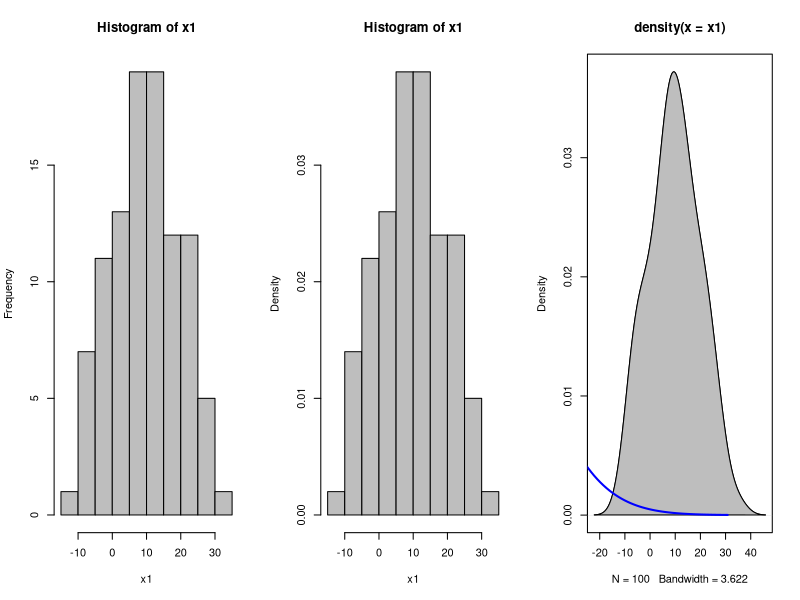
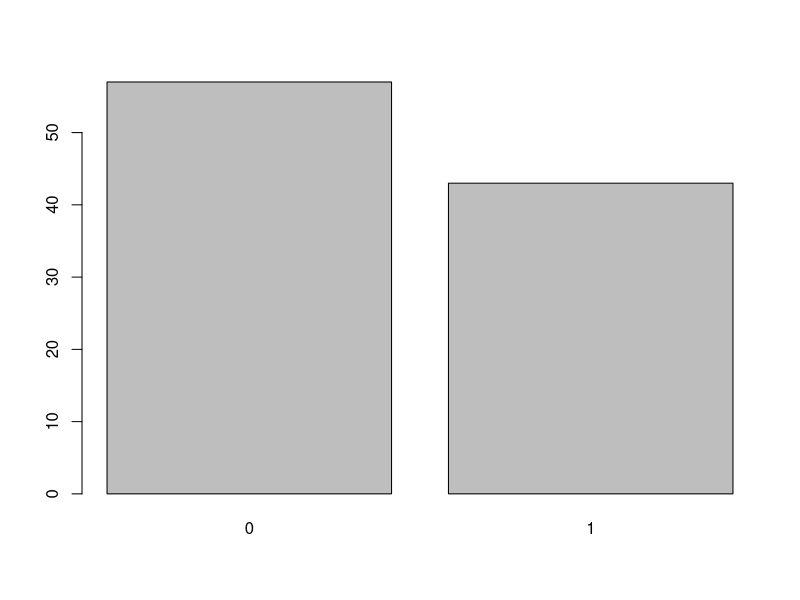
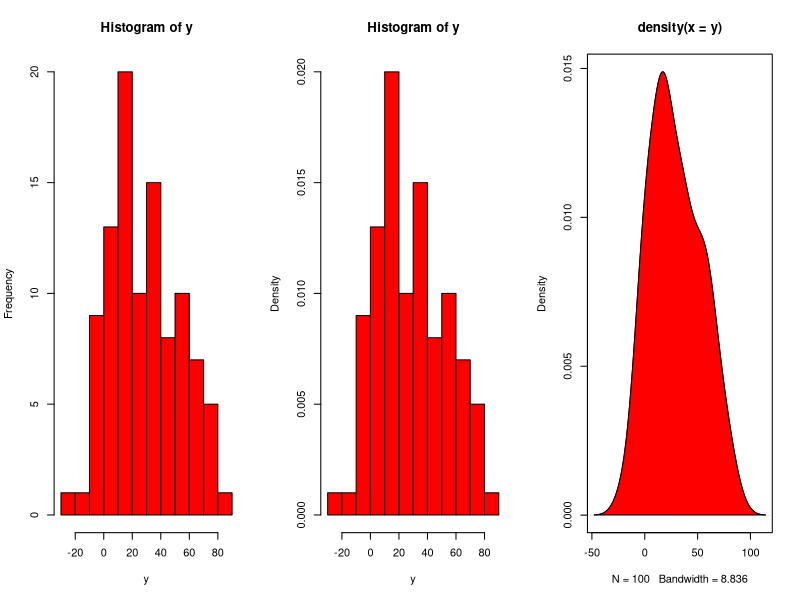
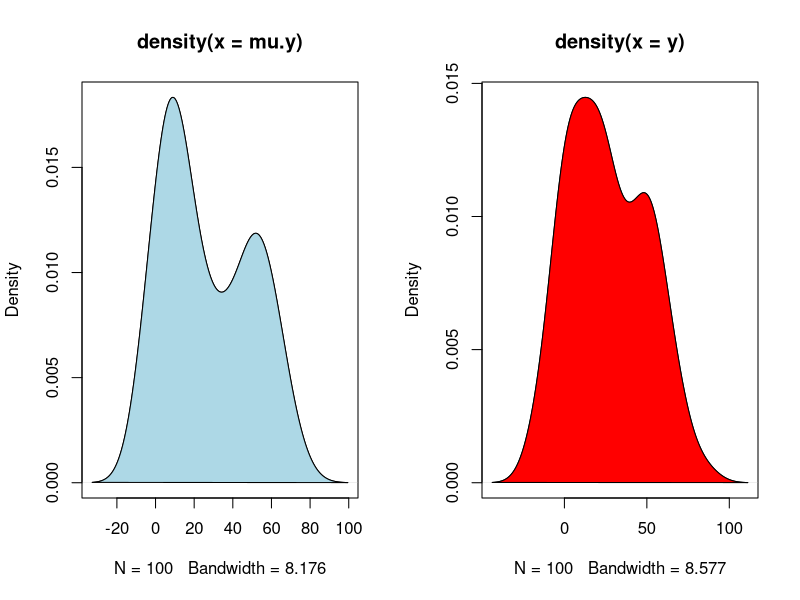
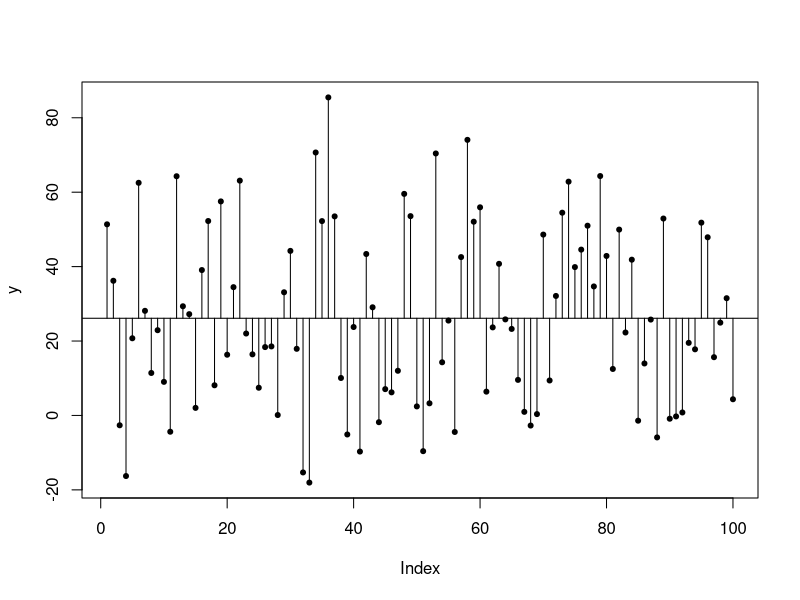
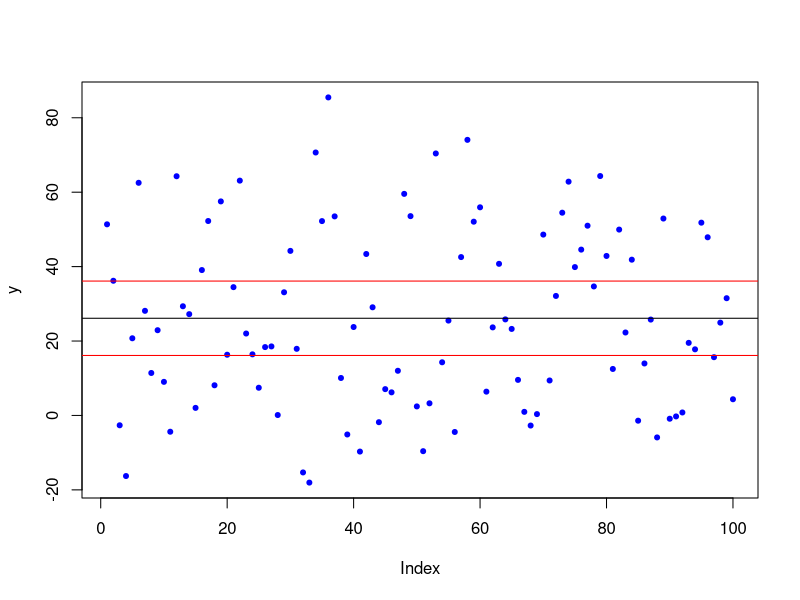
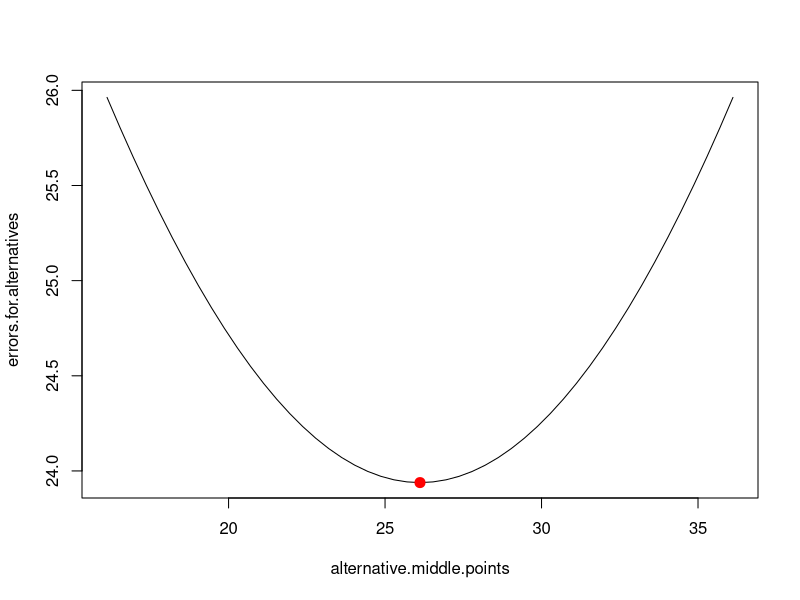
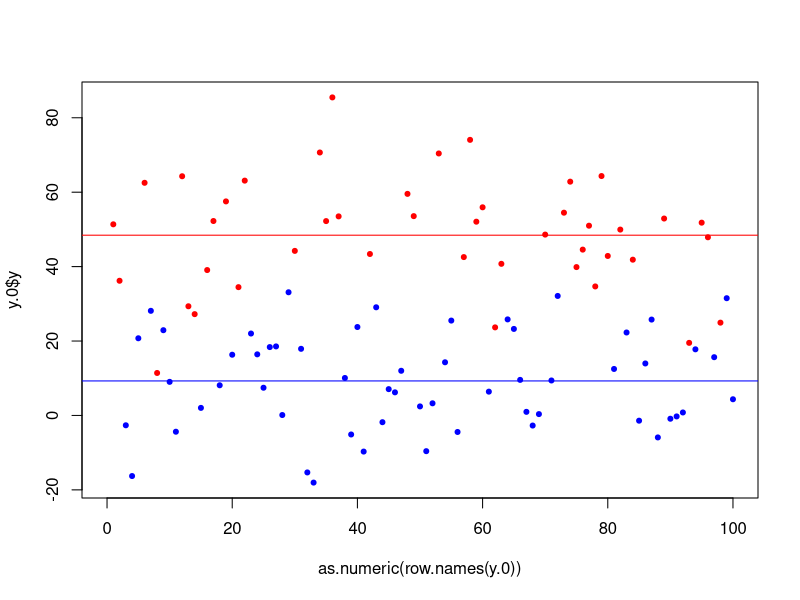

These figures' R source, in order:
# This continues the tutorial on regression from spring 2010; for references, see those files


# SUMMARY of the material introduced last quarter

# Introducing least squares models

x1 <- rnorm(100,10,10)
par(mfrow=c(1, 3))
hist(x1, col="gray")
hist(x1, freq=FALSE, col="gray")
plot(density(x1)); polygon(density(x1), col="gray", border="black")
par(mfrow=c(1, 1))

xfit <- seq(-30,50,length=200)
yfit <- dnorm(xfit,10,10)
lines(xfit,yfit, lwd=2, col="blue")

x2 <- rbinom(100,1,.5)
sum(x2)
plot(as.factor(x2), col="gray")

y <- x1 + x2*40 + rnorm(100,0,10)
par(mfrow=c(1, 3))
hist(y, col="red")
hist(y, freq=FALSE, col="red")
plot(density(y)); polygon(density(y), col="red", border="black")
par(mfrow=c(1, 1))


# Alternatively, we can put together the deterministic and stochastic parts of the model as follows:

mu.y <- x1 + x2*40
par(mfrow=c(1, 2))
plot(density(mu.y)); polygon(density(mu.y), col="lightblue", border="black")
y <- rnorm(100,mu.y,10)
plot(density(y)); polygon(density(y), col="red", border="black")
par(mfrow=c(1, 1))


# We want to understand the response y, i.e., to model the distribution of the variable y

# FIRST ATTEMPT -- the mean of y.

mean(y)

# This is a very simple model. In general:

# DATA = MODEL + ERROR

# And the mean is the simplest LEAST SQUARES model, where SQUARES refers to a way of measuring the error and LEAST indicates that we want to minimize the error (as measured in terms of squares).

par(mfrow=c(1, 1))

plot(y, pch=20)
abline(mean(y),0)

(errors <- (y-mean(y)))
segments(seq(1,100), rep(mean(y), 100), seq(1,100), y)
round(summary(errors),2)

# Sum of errors / residuals is always 0.

sum(errors)
round(sum(errors), 4)

# A standard way of quantifying the error associated with a model is to square the errors (that ensures that all errors are positive), sum them and divide by the number of observations.

# We need to divide by the number of observations because otherwise calculating the error for the same model but relative to 200 observations would roughly double the error. This is not right, since it's the same model and it's just as good / bad for 100 or 200 observations.

# We are interested in the mean error of the model relative to our data. We will actually divide the sum of squared errors by the number of observations minus 1 (we subtract 1 because we have already estimated mean(y) on the same dataset).

(squared.errors <- (y-mean(y))^2)
(variance <- sum((y-mean(y))^2)/(length(y)-1))
var(y)

# The variance is the mean squared error. To revert back to the original units of measurement, we take the square root.

(standard.deviation <- sqrt(variance))
sd(y)

# The mean is a LEAST SQUARES MODEL because it minimizes the error (as measured by variance / standard deviation).

mean(y)
sd(y)

summary(lm(y~1))

#install.packages("arm")
library("arm")
display(lm(y~1))


alternative.middle.points <- seq(mean(y)-10, mean(y)+10, length.out=49)

plot(y, pch=20, col="blue")
abline(mean(y), 0)
abline(alternative.middle.points[1], 0, col="red")
abline(alternative.middle.points[49], 0, col="red")

(errors.for.alternatives <- numeric(length=49))
for (i in 1:49) {
    errors.for.alternatives[i] <- sqrt(sum((y-alternative.middle.points[i])^2)/(length(y)-1))
}

plot(alternative.middle.points, errors.for.alternatives, type="l")
points(mean(y), sd(y), pch=20, col="red", cex=2)

# The mean is the simplest least squares model for our sample of 100 observations. How well does it generalize to the entire population?

# To measure the sampling error, we look at the size of the sample -- the bigger the better, and at the standard deviation in our sample -- the smaller the better.


# Standard error of the mean = standard deviation of the sample / sqrt(sample size)

mean(y)
(s.e.of.mean <- sd(y)/sqrt(length(y)))

# An incorrect, but intuitive way of putting it: 95% of the time, the population mean falls within 2 SEs of the sample mean.

# That is, the 95% confidence interval (CI) for the population mean is:
# [sample mean - 1.96*SE, sample mean + 1.96*SE]


# SECOND ATTEMPT -- two means, i.e., predicting y values based on x2 values

y.x2 <- data.frame(y, x2)
split.y.x2 <- split(y.x2, x2)
(y.0 <- split.y.x2$"0")
(y.1 <- split.y.x2$"1")

plot(as.numeric(row.names(y.0)), y.0$y, pch=20, col="blue", xlim=c(0,100), ylim=range(y))  
abline(mean(y.0$y),0, col="blue")
points(as.numeric(row.names(y.1)), y.1$y, pch=20, col="red")
abline(mean(y.1$y),0, col="red")

round(mean(y.0$y), 3)
round(mean(y.1$y), 3)
round(mean(y.1$y)-mean(y.0$y), 3)


# THE TWO-MEAN model

reg2 <- lm(y~x2)
summary(reg2)

#library("arm")
display(reg2)
coefplot(reg2)
                                                        
# We can compare the 2-mean model with the 1-mean model.

# That is, we can answer the question -- is the 2-mean model better than the 1-mean model, i.e., does keeping track of the variable x2 significantly reduce the error?

anova(lm(y~1), reg2)

# If the variable x2 does not have any effect, i.e., if there aren't actually 2 groups in the sample but only 1, the between-groups error should be the same as the within-group error:
# -- H_0: mean.squared.error.between = mean.squared.error.within

# In ratio form: 
# --  H_0: mean.squared.error.between / mean.squared.error.within = 1

# This ratio is our test statistic, namely the F-value in the anova output.

# THIRD ATTEMPT -- "many means", i.e., predicting y values based on x1 values

plot(x1, y, pch=20, col="blue")

# Standardized plot: center both variables at their respective means and rescale variables by their respective standard deviations.
# This centers the plot at the origin and ensures that the two axes have the same unit of measurement. 

plot((x1-mean(x1))/sd(x1), (y-mean(y))/sd(y), pch=20, col="blue", xlab="standardized x1", ylab="standardized y")
abline(v=0, col="lightblue"); abline(h=0, col="lightblue")

par(mfrow=c(1, 2))

plot(x1, y, pch=20, col="blue", xlim=range(c(x1, -x1)), ylim=range(c(y, -y)))

plot((x1-mean(x1))/sd(x1), (y-mean(y))/sd(y), pch=20, col="blue", xlab="standardized x1", ylab="standardized y", xlim=range(c(x1, -x1)), ylim=range(c(y, -y)))
abline(v=0, col="lightblue"); abline(h=0, col="lightblue")

par(mfrow=c(1, 1))


reg1 <- lm(y~x1) 
summary(reg1)

#library("arm")
display(reg1)
coefplot(reg1)
      
plot(x1, y, pch=20, col="blue")                             
abline(reg1) 
segments(x1, y, x1, reg1$fitted.values, col="lightblue")

abline(mean(y), 0, col="darkred")   
                   
# Comparing reg1 with the 1-mean model

anova(lm(y~1), reg1)


# The coefficients for the intercept and slope (i.e., for the x1 variable) minimize the squared error, just like the mean does.

summary(reg1)$coefficients
coef(reg1)
(reg1.slope <- summary(reg1)$coefficients[2, 1])
(reg1.intercept <- summary(reg1)$coefficients[1, 1])

# Alternative intercepts and slopes
alternative.slopes <- seq(reg1.slope-2, reg1.slope+2, length.out=49)
alternative.intercepts <- seq(reg1.intercept-30, reg1.intercept+30, length.out=49)
alt.sl <- rep(alternative.slopes, each=49)
alt.int <- rep(alternative.intercepts, 49)

errors.for.alternatives <- numeric(length=49*49)
for (i in 1:(49*49)) {
    errors.for.alternatives[i] <- sum((y-(alt.int[i]+(alt.sl[i]*x1)))^2)
}

#install.packages("scatterplot3d")
library("scatterplot3d")
(s3d <- scatterplot3d(alt.sl, alt.int, errors.for.alternatives, highlight.3d=TRUE, col.axis="blue", col.grid="lightblue", pch=20, type="p", angle=110))
s3d$points3d(reg1.slope, reg1.intercept, sum((summary(reg1)$residuals)^2), col="green", type="h", pch=20)



# Scatter plot matrices (spm for short):

#install.packages("car")
library("car")
# -- smoothed histograms of the variables are displayed on the (upper-left / lower-right) diagonal
# -- the other panels display plots of all pairs of variables
spm(~y + x1, smooth=FALSE, reg.line=FALSE)

# We can group the observations based on a factor ...
spm(~y + x1, smooth=FALSE, groups=as.factor(x2), reg.line=FALSE)
# ... and add regression lines
spm(~y + x1, smooth=FALSE, groups=as.factor(x2))


# F-values

# It's all about statistically significant error reduction relative to the simplest model (namely mean(y))

squared.error.reg1 <- sum((summary(reg1)$residuals)^2) # a.k.a. squared error within (i.e., within the model / not accounted for by the model)
squared.error.1MEAN <- sum((summary(lm(y~1))$residuals)^2) # a.k.a. total squared error
squared.error.difference <- squared.error.1MEAN-squared.error.reg1 # a.k.a. squared error between --  this is the part of the total error that is accounted for / eliminated by grouping, i.e., by keeping track of the variable x1

mean.squared.error.within <- squared.error.reg1/(length(y)-2)
mean.squared.error.between <- squared.error.difference/(2-1)

# If the variable x1 does not have any effect, the between error should be the same as the within error:
# -- H_0: mean.squared.error.between = mean.squared.error.within
# In ratio form: 
# --  H_0: mean.squared.error.between/mean.squared.error.within = 1

# The F-value is the ratio:
mean.squared.error.between/mean.squared.error.within


anova(lm(y~1), reg1)
squared.error.reg1
squared.error.1MEAN
mean.squared.error.between
mean.squared.error.between/mean.squared.error.within


# R-squared

# R-squared -- the PROPORTION of the total squared error that is accounted for by the model, i.e.:
# -- error between / total error

squared.error.difference/squared.error.1MEAN
summary(reg1)$r.squared



# Correlation: the square root of R-squared

cor(y, x1)
sqrt(summary(reg1)$r.squared)
sqrt(squared.error.difference/squared.error.1MEAN)

# Thus, correlation measures how much of the variation in y is accounted for by the variation in x1:
# -- to put it differently, it measures how strongly y and x1 are correlated / associated
# -- graphically, correlation measures the degree of scatter around the regression line

# the correlation is always between -1 and 1; the closer to 0, the more scatter / the less association
# positive number -- upward slope; negative number -- downward slope



# An alternative way of calculating correlation:

# Covariance: the mean (i.e., divided by n-1) of the pointwise product of the y and x1 errors
sum((y-mean(y))*(x1-mean(x1)))/(length(y)-1)
cov(y, x1)

# The covariance of a variable with itself is the variance of that variable
cov(y, y)
var(y)

# Correlation is just covariance divided / "normalized" by the standard deviations of (i.e., the variation in) the correlated variables
cov(y, x1)/(sd(y)*sd(x1))
cor(y, x1)

# Take a closer look at this formula for correlation:
# -- the numerator of cov(y, x1) divided by sd(y)*sd(x1) is just the sum of the pointwise product of the standardized values for y and x1
# -- dividing by length(y)-1 is just a way of averaging the correlation (otherwise the correlation for y and x1 would more or less double if we had twice as many observations)
# -- that is, correlation is just a quantitative summary of the standardized plot for y and x1


standardized.x1 <- (x1-mean(x1))/sd(x1)
standardized.y <- (y-mean(y))/sd(y)

plot(standardized.x1, standardized.y, pch=20, col="blue", xlab="standardized x1", ylab="standardized y")
abline(v=0, col="lightblue"); abline(h=0, col="lightblue")
text(min(standardized.x1)+1, min(standardized.y)+1, "cor: +", cex=1.3, col="darkred")
text(max(standardized.x1)-1, max(standardized.y)-1, "cor: +", cex=1.3, col="darkred")
text(min(standardized.x1)+1, max(standardized.y)-1, "cor: -", cex=1.3, col="darkred")
text(max(standardized.x1)-1, min(standardized.y)+1, "cor: -", cex=1.3, col="darkred")

for(i in 1:length(standardized.x1)) {
    if (standardized.x1[i]*standardized.y[i] > 0) {points(standardized.x1[i], standardized.y[i], pch=20, col="green")}
    if (standardized.x1[i]*standardized.y[i] < 0) {points(standardized.x1[i], standardized.y[i], pch=20, col="red")}    
}

# The correlation is just the slope of the regression line for the standardized variables 
lm(standardized.y~standardized.x1)$coefficients[2]
cor(y, x1)

# The slope of the regression line for the original variables can be obtained from the "standardized" slope and the standard deviations of the two variables
par(mfrow=c(1, 2))
plot(x1, y, pch=20, col="blue")
abline(lm(y~x1))
abline(v=mean(x1), col="lightblue"); abline(h=mean(y), col="lightblue")
plot(standardized.x1, standardized.y, pch=20, col="blue")
abline(lm(standardized.y~standardized.x1))
abline(v=0, col="lightblue"); abline(h=0, col="lightblue")
par(mfrow=c(1, 1))

lm(y~x1)$coefficients[2]
cor(y, x1)*sd(y)/sd(x1)

 
# Guidelines for interpreting correlation values (Cohen 1988, "Statistical Power Analysis for the Behavioral Sciences") -- absolute value of:
# -- approx. .1 --- small correlation
# -- approx. .3 --- medium correlation
# -- .5 or more --- large correlation


# INFERENCE FOR SIMPLE LINEAR REGRESSION: from sample to population

# The regression coefficients (i.e., the regression line) is a summary of how the variables y and x1 are associated IN OUR SAMPLE,
# -- i.e., the regression model is a generalization about how y and x1 are related IN OUR SAMPLE

# We want to know how y and x1 are associated IN THE POPULATION, i.e., we want to find the generalization for the entire population, not merely for our sample

# That is, we want to understand how we obtain the SEs, t-values and p-values for the coefficients:

summary(reg1)$coefficients

# If we had all the values for y and x1 in the population, we would be able to find the intercept and slope for the regression line by using least squares.

# Let that model be:
# -- mu_y = beta_0 + beta_1*x1

# We use mu_y to indicate explicitly that, for each particular value of x1, the predicted value for y is the MEAN of y values for all the cases / observations that have that particular value for x1.

# In other words, our regression model for the entire population is in fact:
# -- y = beta_0 + beta_1*x1 + error

# where the error is variance of the actual y values around mu_y (i.e., the mean of the y values) for each particular value for x1.

# The error in the regression model for the entire POPULATION comes from the fact that other variables besides x1 influence the value for y.

# The error in the regression model for the SAMPLE comes from the fact that other variables besides x1 influence the value for y AND FROM SAMPLING VARIATION.

# OUR TASK: based on the SAMPLE regression coefficients and the SAMPLE regression error / residuals, estimate standard errors (SEs) and confidence intervals (CIs) for the POPULATION regression coefficients.

# To measure the SAMPLING ERROR FOR THE SLOPE, we look at:
# 1. the spread around the regression line, i.e., the mean error measured "least-squares"-style, i.e., (the square root of) the mean of the sum of squared residuals: the smaller the better
# 2. the spread of the predictor (i.e., x1) values: the bigger the better
# 3 the size of the sample: the bigger the better

# We used (1) and (3) to calculate the standard error of the mean; the new measure specific to regression is (2).

 
# The spread of the predictor values: the bigger the better

xfit <- seq(-30, 50, length=100)
round(xfit, 1)
yfit <- xfit + rnorm(100, 0, 5)
round(yfit, 1)


par(mfrow=c(1, 2))

plot(xfit, yfit, pch=20, col="blue", xlim=range(-30,50), ylim=range(-45,65))
abline(lm(yfit~xfit), col="red", lwd=3)

for (i in 1:200) {
    index <- sample(1:100, 15)
    abline(lm(yfit[index]~xfit[index]), col="lightgray", lty=3)    
}

plot(xfit, yfit, pch=20, col="blue", xlim=range(-30,50), ylim=range(-45,65))
abline(lm(yfit~xfit), col="red", lwd=3)

for (i in 1:200) {
    index <- sample(30:70, 15)
    abline(lm(yfit[index]~xfit[index]), col="lightgray", lty=3)    
}

par(mfrow=c(1, 1))    


# Thus, the SE for the slope is:
# -- sqrt(mean.squared.residuals/predictor.variance*(N-1))

# For our regression, we have:
mean.squared.residuals <- sum((lm(y~x1)$residuals)^2)/(length(y)-2)
(se.slope <- sqrt(mean.squared.residuals/(var(x1)*(length(y)-1))))

summary(lm(y~x1))$coef


# If the sample is big enough (100 observations counts as big enough), the 95% CI is obtained as we did for the mean, i.e., it is roughly:
#[sample.slope-2*SE.slope, sample.slope+2*SE.slope]

# If 0 is not in this interval, we are 95% confident that the predictor variable is statistically significant, i.e., we do significantly better at predicting y values if we take x1 into account than if we simply take mean(y) as our model.


# The SAMPLING ERROR FOR THE INTERCEPT -- not very interesting; if the slope were zero, the intercept would just be mean(y), with the associated SE and CI.
# In general, if the predictor is 0, the intercept is the estimated mean(y).
# This is why the intercept is meaningful when we have dummy predictor variables like x2, which code categorical variables.

# If we do not have dummy predictor variables and the slope is not zero (i.e., the 95% CI does not include 0), the intercept and its SE are not that meaningful; but they are useful to make predictions and obtain CI intervals for these predictions.


# FOURTH ATTEMPT -- MULTIPLE LINEAR REGRESSION: predicting y values based on x1 values and x2 values

# Generating the "dataset"

x1 <- rnorm(100, 10, 10)
x2 <- rbinom(100, 1, .5)
y <- x1 + x2*40 + rnorm(100, 0, 10)

reg0 <- lm(y~1)
reg1 <- lm(y~x1)
reg2 <- lm(y~x2)



#install.packages("car")
library("car")      

# -- observations are grouped based on x2, regression line for both groups
spm(~y+x1, smooth=FALSE, groups=as.factor(x2), by.groups=FALSE)
# -- we can have regression lines for each group
spm(~y+x1, smooth=FALSE, groups=as.factor(x2), by.groups=TRUE)

reg3 <- lm(y~x1+x2)
                  
#install.packages("scatterplot3d")
library("scatterplot3d")

par(mfrow=c(1, 2))

(s3d <- scatterplot3d(x1, x2, y, highlight.3d=TRUE, col.axis="blue", col.grid="lightblue", pch=20))  
s3d$plane3d(reg3, lty.box = "solid", col = "darkred", lwd=1)

(s3d <- scatterplot3d(x1, x2, y, highlight.3d=TRUE, col.axis="blue", col.grid="lightblue", pch=20, type="h"))
s3d$plane3d(reg3, lty.box = "solid", col = "darkred", lwd=2)

par(mfrow=c(1, 1))

                        
# Graphical comparison of reg1, reg2 and reg3

par(mfrow=c(2, 2))

plot(x2, y, pch=20)
abline(reg2)

plot(x1,y, pch=20)
abline(reg1) 

#install.packages("scatterplot3d")
library("scatterplot3d")

(s3d <- scatterplot3d(x2, x1, y, highlight.3d=TRUE, col.axis="blue", col.grid="lightblue", pch=20))
s3d$plane3d(lm(y ~ x2 + x1), lty.box = "solid")

(s3d <- scatterplot3d(x1, x2, y, highlight.3d=TRUE, col.axis="blue", col.grid="lightblue", pch=20))
s3d$plane3d(reg3, lty.box = "solid")

par(mfrow=c(1, 1))
